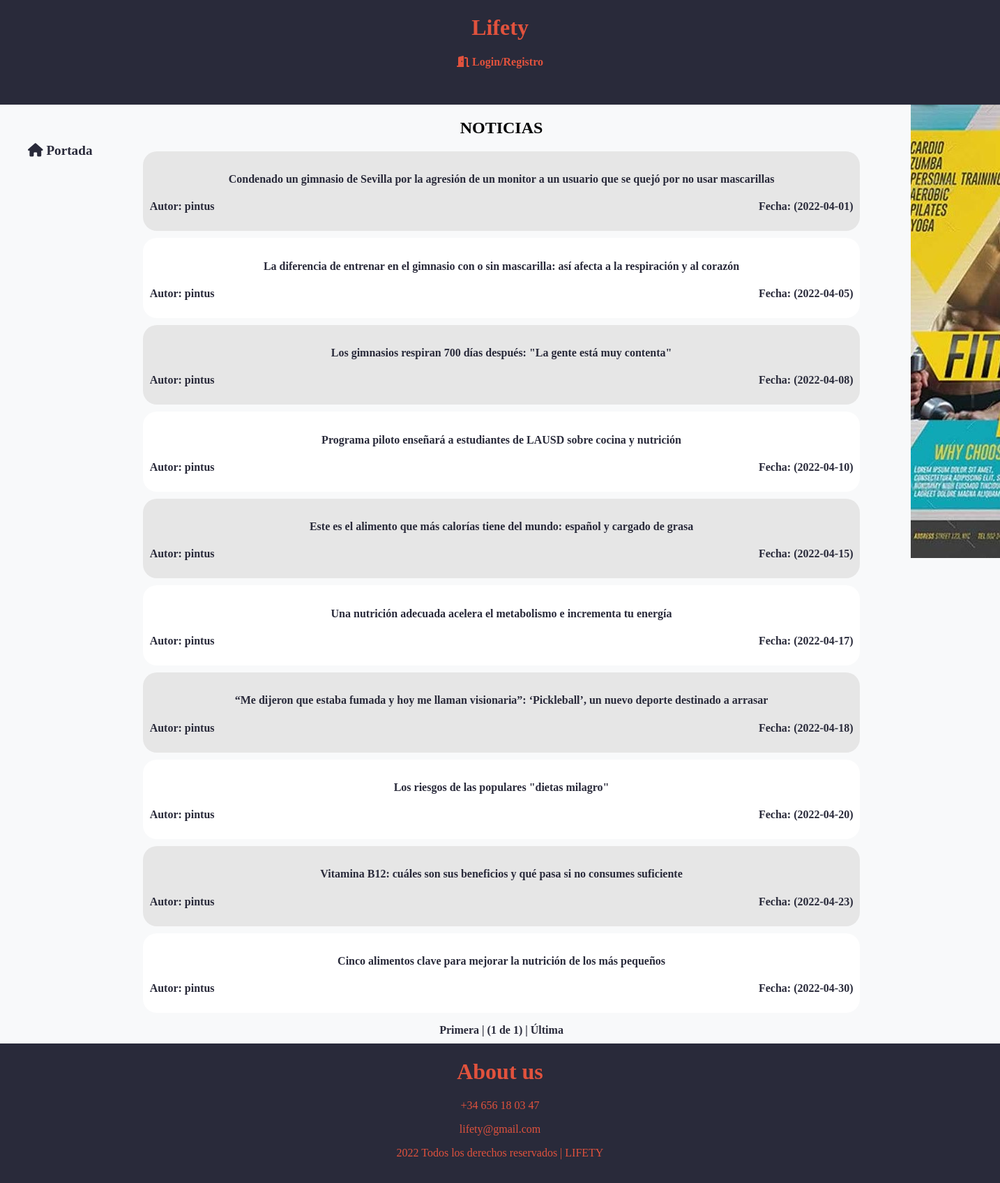
/noticias.php, run on the app's committed database.
### tables this page shows
CREATE TABLE `noticias` (
  `id_noticia` int(5) unsigned NOT NULL AUTO_INCREMENT,
  `id_profesional` int(5) unsigned NOT NULL,
  `titulo` mediumtext NOT NULL,
  `cuerpo` mediumtext NOT NULL,
  `fecha` date NOT NULL,
  PRIMARY KEY (`id_noticia`),
  KEY `id_profesional` (`id_profesional`),
  CONSTRAINT `noticias_ibfk_1` FOREIGN KEY (`id_profesional`) REFERENCES `profesional` (`id_profesional`) ON DELETE CASCADE ON UPDATE CASCADE
);

CREATE TABLE `profesional` (
  `id_profesional` int(5) unsigned NOT NULL,
  `nutri` varchar(20) NOT NULL,
  `num_usuarios` int(3) NOT NULL,
  `usuarios` text NOT NULL,
  PRIMARY KEY (`id_profesional`),
  CONSTRAINT `profesional_ibfk_1` FOREIGN KEY (`id_profesional`) REFERENCES `personas` (`id_usuario`) ON DELETE CASCADE ON UPDATE CASCADE
);

CREATE TABLE `anuncio` (
  `id_anuncio` int(5) unsigned NOT NULL AUTO_INCREMENT,
  `nombre_empresa` varchar(20) NOT NULL,
  `contenido` mediumtext NOT NULL,
  `imagen` varchar(50) NOT NULL,
  `link` varchar(50) NOT NULL,
  PRIMARY KEY (`id_anuncio`),
  KEY `Empresa_FK` (`nombre_empresa`),
  CONSTRAINT `Empresa_FK` FOREIGN KEY (`nombre_empresa`) REFERENCES `empresas` (`nombre`) ON DELETE CASCADE ON UPDATE CASCADE
);

### includes/clases/appweb/Aplicacion.php (called while the page is built, shortened)
<?php
class Aplicacion {
    private static $instancia;
    private $inicializada;
    private function __construct() {
        $this->inicializada = false;
    }
    public function init($bdDatosConexion, $rutaApp = '/', $dirInstalacion = __DIR__) {
        if (!$this->inicializada) {
            $this->rutaRaizApp = $rutaApp;
            $this->inicializada = true;
        }
    }
    public function resuelve($path = '') {
        $rutaAppLongitudPrefijo = mb_strlen($this->rutaRaizApp);
        if (mb_strlen($path) > 0 && mb_substr($path, 0, 1) !== '/') {
            $path = '/' . $path;
        }
        return $this->rutaRaizApp . $path;
    }
    public function buildUrl($relativeURL, $params = []) {
        $url = $this->resuelve($relativeURL);
        $query = self::buildParams($params);
        if (!empty($query)) {
            $url .= '?' . $query;
        }
        return $url;
    }
    public static function buildParams($params, $separator = '&', $enclosing = '') {
        $query = '';
        $numParams = 0;
        foreach ($params as $param => $value) {
            if ($value != null) {
                $query .= "{$param}={$enclosing}{$value}{$enclosing}";
            }
        }
        return $query;
    }
    public static function getInstance() {
        if (!self::$instancia instanceof self) {
            self::$instancia = new static();
        }
        return self::$instancia;
    }
}

### includes/clases/appweb/contenido/Noticias.php (called while the page is built, shortened)
<?php
class Noticias {
    public static function getData(){
        $conn = Aplicacion::getInstance()->getConexionBd();
        $query = sprintf("SELECT * FROM noticias");
        $rs = $conn->query($query);
        $result = array();
        try {
            $rs = $conn->query($query);
            while ($fila = $rs->fetch_assoc()) {
                array_push($result, $fila);
            }
        } finally {
            if ($rs != null)
                $rs->free();
        }
        return $result;
    }
}

### includes/clases/appweb/usuarios/Profesional.php (called while the page is built, shortened)
<?php
class Profesional extends Personas {
    private function __construct($nick, $usuarios, $num_usuarios, $id) {
        $this->_nick = $nick;
    }
    public function getNick() { return $this->_nick; }
    private $_nick;
    public static function buscaID($id) {
        $conn = Aplicacion::getInstance()->getConexionBd();
        $query = sprintf("SELECT * FROM profesional WHERE id_profesional=%d", $id);
        $rs = $conn->query($query);
        if ($rs) {
            if($rs->num_rows > 0) {
                $fila = $rs->fetch_assoc();
                $nutri = new Profesional ($fila['nutri'], $fila['usuarios'], $fila['num_usuarios'], $fila['id_profesional']);
                return $nutri;
            }
        } else error_log("Error BD ({$conn->errno}): {$conn->error}");
        return false;
    }
}

### includes/clases/appweb/publicidad/BannerAnuncio.php (called while the page is built, shortened)
<?php
class BannerAnuncio {
    static public function LogicaBanner(){
        $conn = Aplicacion::getInstance()->getConexionBd();
        $query = sprintf("SELECT * FROM anuncio ORDER BY RAND() LIMIT 1");
        $rs = $conn->query($query);
        $fila = $rs->fetch_assoc();
        $array = array();
        array_push($array, $fila["contenido"],$fila["imagen"],$fila["link"]);
        return $array;
    }
}

### includes/vistas/helpers/noticias.php (the view, shortened to what this page needs)
<?php
function muestraNoticia($noticia, $clase) {
   $app = Aplicacion::getInstance();
   $verURL = $app->buildUrl('noticia.php', [
       'id' => $noticia['id_noticia']
   ]);
   $profesional = Profesional::buscaID($noticia['id_profesional']);
   return <<<EOS
   <div class = $clase>
    <a href="{$verURL}">
            <h4> {$noticia['titulo']} </h4>
                <p> Autor: {$profesional->getNick()} <span class='fecha'> Fecha: ({$noticia['fecha']}) </span</p>
            </p>
        </a>
    </div>
   EOS;
}
function listaListaNoticiasPaginadas($noticias, $url, $numPorPagina = 10, $numPagina = 1) {
    return listaListaNoticiasPaginadasRecursivo($noticias, $url,  1, $numPorPagina, $numPagina);
}
function listaListaNoticiasPaginadasRecursivo($noticias, $url, $nivel = 1, $numPorPagina = 10, $numPagina = 1) {
    $primerNoticia = ($numPagina - 1) * $numPorPagina;
    $app = Aplicacion::getInstance();
    $numNoticias = count($noticias);
    $haySiguientePagina = false;
    if($app->esProfesional()){
        $form = new appweb\contenido\FormularioCreaNoticia();
        $html = $form->gestiona();
    }
    else $html ='';
    $html .= '<div class=noticias><ul>';
    for($idx = $primerNoticia; $idx < $primerNoticia + $numPorPagina && $idx < $numNoticias; $idx++) {
        $noticia = $noticias[$idx];
        if(($idx%2) == 0) $clase = "par";
        else $clase = "impar";
        $html .= '<li>';
        $html .= muestraNoticia($noticia, $clase);
        $html .= '</li>';
    }
    $html .= '</ul></div>';
    if ($nivel == 1) {
        $clasesPrevia='deshabilitado';
        $clasesSiguiente = 'deshabilitado';
        $hrefPrevia = '';
        $hrefSiguiente = '';
        $numnoticias = count($noticias);
        $nPaginas = $numnoticias / $numPorPagina;
        $nPaginas = ceil($nPaginas);
        $botonAnterior = ($numPagina != 1) ? "<a class='boton $clasesPrevia' href='$hrefPrevia'>Previa</a>" : "Primera";
        $botonSiguiente = ($haySiguientePagina) ? "<a class='boton $clasesSiguiente' href='$hrefSiguiente'>Siguiente</a>" : "Última";
        $html .=<<<EOS
            <div id=paginas>
                $botonAnterior
                | ($numPagina de $nPaginas) |
                $botonSiguiente
            </div>
        EOS;
    }
    return $html;
}

### includes/clases/appweb/publicidad/ActualizarAnuncio.php (shortened to what this page needs)
<?php
class ActualizarAnuncio {
    static function htmlbanner(){
       $array = BannerAnuncio::LogicaBanner();
       $img = RUTA_IMGS;
       $contenido = $array[0];
       $imagen = $array[1];
       $link = $array[2];
       return "<a href='$link' title = '$contenido'>
       <img src='$img/anuncios/$imagen'/></a>";
    }
}

### src/css/estilo.css (style rules this page uses)
body { position : absolute; width : 100%; height : 100%; margin : 0; padding : 0; font-family: Century; background-color: #f8f9fa; }
body:before { content: ""; position: fixed; display: block; top: 0; left: 0; display: block; width: 100%; height: 100%; }
.navbar .nav-container li, .recetas li, .temas li, .nivel li, .noticias li, .ejercicios li { list-style: none; }
#paginas { margin-top: 10px; margin-bottom: 10px; text-align: center; color: #292a3a; font-weight: bold; }
.noticias ul { padding-inline-start: 0px; }
.noticias .par { border-radius: 20px; background-color: #e6e6e6; }
.noticias .impar { background-color: #FFFFFF; border-radius: 20px; }
.noticias .par, .noticias .impar { padding: 10px 10px; margin-bottom: 10px; }
.noticias a, .noticias a:visited { color: #292a3a; font-weight: bold; text-decoration: none; }
.noticias h4 { text-align: center; }
.noticias .fecha { float:right; }

### data on the page
noticias: titulo "Condenado un gimnasio de Sevilla por la agresión de un monitor a un usuario que se quejó por no usar mascarillas", id_profesional.nutri "pintus", fecha "2022-04-01"
noticias: titulo "La diferencia de entrenar en el gimnasio con o sin mascarilla: así afecta a la respiración y al corazón", id_profesional.nutri "pintus", fecha "2022-04-05"
noticias: titulo "Los gimnasios respiran 700 días después: \"La gente está muy contenta\"", id_profesional.nutri "pintus", fecha "2022-04-08"
noticias: titulo "Programa piloto enseñará a estudiantes de LAUSD sobre cocina y nutrición", id_profesional.nutri "pintus", fecha "2022-04-10"
noticias: titulo "Este es el alimento que más calorías tiene del mundo: español y cargado de grasa", id_profesional.nutri "pintus", fecha "2022-04-15"
noticias: titulo "Una nutrición adecuada acelera el metabolismo e incrementa tu energía", id_profesional.nutri "pintus", fecha "2022-04-17"
noticias: titulo "“Me dijeron que estaba fumada y hoy me llaman visionaria”: ‘Pickleball’, un nuevo deporte destinado a arrasar", id_profesional.nutri "pintus", fecha "2022-04-18"
noticias: titulo "Los riesgos de las populares \"dietas milagro\"", id_profesional.nutri "pintus", fecha "2022-04-20"
noticias: titulo "Vitamina B12: cuáles son sus beneficios y qué pasa si no consumes suficiente", id_profesional.nutri "pintus", fecha "2022-04-23"
noticias: titulo "Cinco alimentos clave para mejorar la nutrición de los más pequeños", id_profesional.nutri "pintus", fecha "2022-04-30"
anuncio: imagen (picture)

### other printed values
$numPagina "1"
$nPaginas "1"
